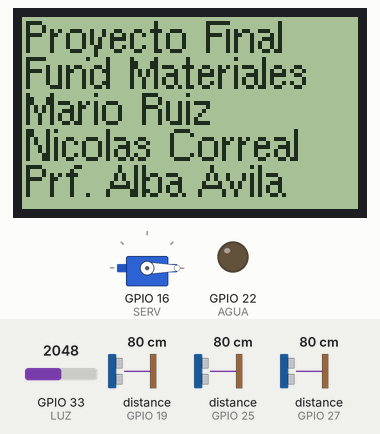
Simulated run of this program. Board: ESP32. Shown: servo, 84×48 one-colour display, output pins drawn as LEDs (lit = HIGH). Wiring (inferred from the names in the program): 3 × ultrasonic range finder: trigger GPIO 14, echo GPIO 27 / trigger GPIO 21, echo GPIO 19 / trigger GPIO 26, echo GPIO 25. Inputs (shaded band) come from the test bench; at power-on: distance to the obstacle (sensors on GPIO 25, GPIO 19, GPIO 27) 80 cm, GPIO 33 (LUZ) = 2048. The echo pulse lasts 58.3 µs per cm; random numbers use the default seed unless the program sets one; pins used as bus, display or sensor lines are not drawn; what the program prints to the serial monitor is not drawn.

Above: at 1.2 s.
1.3 s: distance to the obstacle (sensor on GPIO 25) set to 34 cm
At 4.2 s:
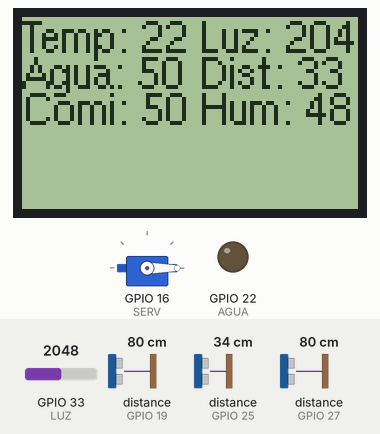
5.4 s: distance to the obstacle (sensor on GPIO 25) set to 27 cm
At 7.9 s:
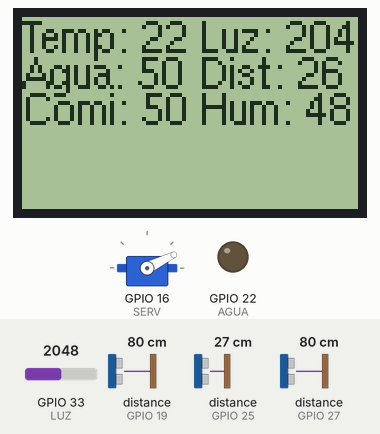
9.5 s: distance to the obstacle (sensor on GPIO 19) set to 2 cm
At 11.7 s:
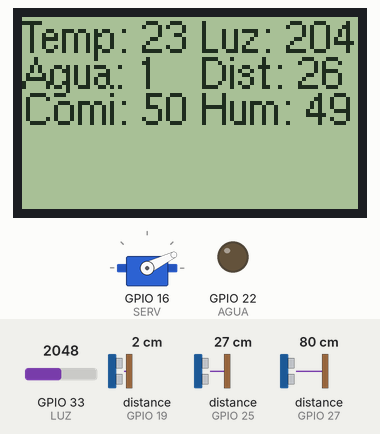
12.6 s: distance to the obstacle (sensor on GPIO 27) set to 2 cm
At 15.9 s:
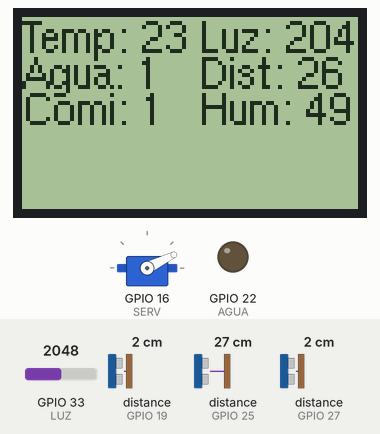
16.6 s: GPIO 33 (LUZ) set to 2866
At 19.6 s:
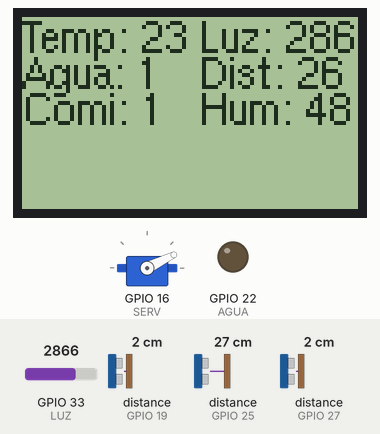
20.6 s: distance to the obstacle (sensor on GPIO 19) set to 4 cm
At 23.9 s:
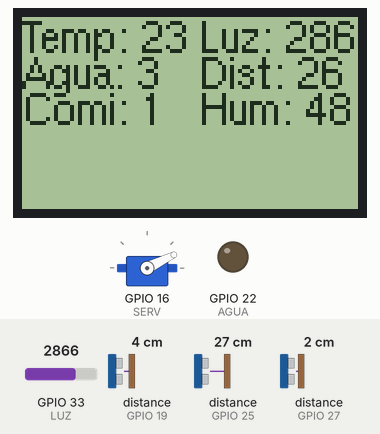
Timing chart, 0 to 25.6 s (numbered marks = the images above; inputs shaded):
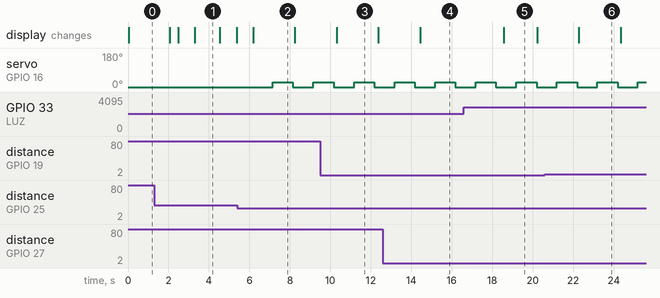

Measured:
- the behaviour switches between 31 and 30 cm on distance to the obstacle (sensor on GPIO 25) (found by bisection; images 1 and 2)
- after the input at 5.4 s, servo on GPIO 16 (SERV): 0° → 26° after 1.8 s, → 0° 1.0 s later, → 26° 1.0 s later
- what the display in image 1 shows lasts 1.2 s, from 3.3 s to 4.5 s
- what the display in image 2 shows lasts 2.1 s, from 6.2 s to 8.3 s
- what the display in image 5 shows lasts 1.6 s, from 18.6 s to 20.2 s

The program:

main.cpp
```cpp
#include <Arduino.h>
#include <U8g2lib.h>
#include <Adafruit_Sensor.h>
#include <DHT.h>
#include <SPI.h>
#include <ESP32Servo.h>
#include <WiFi.h>
#include <WebServer.h>
#include <ArduinoJson.h>

#define TRG1 14
#define ECH1 27
#define TRG2 26
#define ECH2 25
#define TRG3 21
#define ECH3 19
#define DHTPIN 17
#define LUZ 33
#define SERV 16
#define AGUA 22
#define BOTON 32
#define ARRSIZE 10

const char *ssid = "Darma";
const char *password = "123456789";

Servo myservo;
DHT dht(DHTPIN, DHT11);
WebServer server(80);
StaticJsonDocument<3000> jsonDocument;
char buffer[3000];

int dist1[10] = {0, 0, 0, 0, 0, 0, 0, 0, 0, 0};
int dist2[10] = {0, 0, 0, 0, 0, 0, 0, 0, 0, 0};
int dist3[10] = {0, 0, 0, 0, 0, 0, 0, 0, 0, 0};
int humedad[10] = {0, 0, 0, 0, 0, 0, 0, 0, 0, 0};
int temperatura[10] = {0, 0, 0, 0, 0, 0, 0, 0, 0, 0};
int luz[10] = {0, 0, 0, 0, 0, 0, 0, 0, 0, 0};

U8G2_PCD8544_84X48_F_4W_HW_SPI u8g2(U8G2_R0, /* cs=*/15, /* dc=*/4, /* reset=*/2); // Nokia 5110 Display

TaskHandle_t Task1;
TaskHandle_t Task2;
TaskHandle_t Task3;

void push(int val, int *arreglo)
{
  for (int i = ARRSIZE - 2; i >= 0; i--)
  {
    arreglo[i + 1] = arreglo[i];
  }
  arreglo[0] = val;
}

int leerDistancia(int trigPin, int echoPin, int *arreglo)
{
  digitalWrite(trigPin, LOW);
  delayMicroseconds(2);
  // Sets the trigPin HIGH (ACTIVE) for 10 microseconds
  digitalWrite(trigPin, HIGH);
  delayMicroseconds(10);
  digitalWrite(trigPin, LOW);
  // Reads the echoPin, returns the sound wave travel time in microseconds
  long duration = pulseIn(echoPin, HIGH);
  // Calculating the distance
  int distance = min(duration * 0.034 / 2, 50.0); // Speed of sound wave divided by 2 (go and back)
  push(distance, arreglo);
  return distance;
}

int leerHumedad(int *arreglo)
{

  int h = random(48, 50.5);
  if (isnan(h))
  {
    Serial.println(F("Fallo leyendo humedad"));
  }
  push(h, humedad);
  return h;
}

int leerTemperatura(int *arreglo)
{

  int t = random(22, 24.5);
  if (isnan(t))
  {
    Serial.println(F("Fallo leyendo temperatura"));
  }
  push(t, temperatura);
  return t;
}

int leerLuz(int *arreglo)
{
  int val = analogRead(LUZ);
  push(val, arreglo);
  return val;
}

void pantalla(void *pvParameters)
{
  u8g2.begin();
  u8g2.setFont(u8g2_font_helvR08_tr);
  u8g2.clearBuffer();
  u8g2.setDrawColor(1);
  u8g2.drawStr(0, 9, "Proyecto Final");
  u8g2.drawStr(0, 18, "Fund Materiales");
  u8g2.drawStr(0, 27, "Mario Ruiz");
  u8g2.drawStr(0, 36, "Nicolas Correal");
  u8g2.drawStr(0, 45, "Prf. Alba Avila");
  u8g2.sendBuffer();
  vTaskDelay(2000 / portTICK_PERIOD_MS);

  for (;;)
  {
    u8g2.clearBuffer();
    String dato = "Temp: " + String(temperatura[0]);
    u8g2.drawStr(0, 9, dato.c_str());
    dato = "Hum: " + String(humedad[0]);
    u8g2.drawStr(44, 27, dato.c_str());
    dato = "Luz: " + String(luz[0] / 10);
    u8g2.drawStr(44, 9, dato.c_str());
    dato = "Dist: " + String(dist2[0]);
    u8g2.drawStr(44, 18, dato.c_str());
    dato = "Comi: " + String(dist1[0]);
    u8g2.drawStr(0, 27, dato.c_str());
    dato = "Agua: " + String(dist3[0]);
    u8g2.drawStr(0, 18, dato.c_str());

    u8g2.sendBuffer();
    vTaskDelay(400 / portTICK_PERIOD_MS);
  }
}

void inicializarPines()
{
  pinMode(BOTON, INPUT_PULLUP);
  pinMode(TRG1, OUTPUT);
  pinMode(ECH1, INPUT);
  pinMode(TRG2, OUTPUT);
  pinMode(ECH2, INPUT);
  pinMode(TRG3, OUTPUT);
  pinMode(ECH3, INPUT);
  pinMode(AGUA, OUTPUT);
  myservo.attach(SERV);
  myservo.write(0);
  dht.begin();
}

void movServo()
{
  String body = server.arg("plain");
  deserializeJson(jsonDocument, body);
  myservo.write(jsonDocument["ang"]);
  server.send(200, "application/json", "{}");
}

void comer()
{

  myservo.write(26);
  vTaskDelay(1000 / portTICK_PERIOD_MS);
  myservo.write(0);
  server.send(200, "application/json", "{}");
}

void agua()
{

  digitalWrite(AGUA, HIGH);
  vTaskDelay(1000 / portTICK_PERIOD_MS);
  digitalWrite(AGUA, LOW);
  server.send(200, "application/json", "{}");
}

void aniadirArreglo(char *nombre, int *arreglo)
{
  StaticJsonDocument<200> aux;
  JsonArray array = aux.to<JsonArray>();
  for (int i = 0; i < ARRSIZE; i++)
  {
    array.add(arreglo[i]);
  }
  jsonDocument[nombre] = array;
}

void getData()
{
  Serial.print("Get data");
  jsonDocument.clear();
  aniadirArreglo("luz", luz);
  aniadirArreglo("humedad", humedad);
  aniadirArreglo("temperatura", temperatura);
  aniadirArreglo("dist1", dist1);
  aniadirArreglo("dist2", dist2);
  aniadirArreglo("dist3", dist3);
  serializeJson(jsonDocument, buffer);
  server.send(200, "application/json", buffer);
}

void wifi(void *pvParameters)
{
  WiFi.softAP(ssid, password);
  IPAddress IP = WiFi.softAPIP();
  Serial.print("AP IP address: ");
  Serial.println(IP);
  server.enableCORS();
  server.on("/data", getData);
  server.on("/servo", HTTP_POST, movServo);
  server.on("/comer", HTTP_POST, comer);
  server.on("/agua", HTTP_POST, agua);
  server.begin();
  for (;;)
  {
    server.handleClient();
    vTaskDelay(10);
  }
}

void hardware(void *pvParameters)
{

  inicializarPines();
  for (;;)
  {
    leerDistancia(TRG1, ECH1, dist1);
    leerDistancia(TRG2, ECH2, dist2);
    leerDistancia(TRG3, ECH3, dist3);
    leerHumedad(humedad);
    leerTemperatura(temperatura);
    leerLuz(luz);
    vTaskDelay(1000 / portTICK_PERIOD_MS);
    if (dist2[0] < 30)
    {
      myservo.write(26);
      vTaskDelay(1000 / portTICK_PERIOD_MS);
      myservo.write(0);
    }
  }
}

void setup()
{
  Serial.begin(115200);
  xTaskCreatePinnedToCore(
      wifi,   /* Task function. */
      "wifi", /* name of task. */
      10000,  /* Stack size of task */
      NULL,   /* parameter of the task */
      1,      /* priority of the task */
      &Task1, /* Task handle to keep track of created task */
      0);     /* pin task to core 0 */

  xTaskCreatePinnedToCore(
      hardware,   /* Task function. */
      "hardware", /* name of task. */
      10000,      /* Stack size of task */
      NULL,       /* parameter of the task */
      1,          /* priority of the task */
      &Task2,     /* Task handle to keep track of created task */
      1);         /* pin task to core 1 */
  xTaskCreatePinnedToCore(
      pantalla,   /* Task function. */
      "pantalla", /* name of task. */
      10000,      /* Stack size of task */
      NULL,       /* parameter of the task */
      2,          /* priority of the task */
      &Task3,     /* Task handle to keep track of created task */
      1);
}
/* pin task to core 1 */

void loop()
{
}
```
